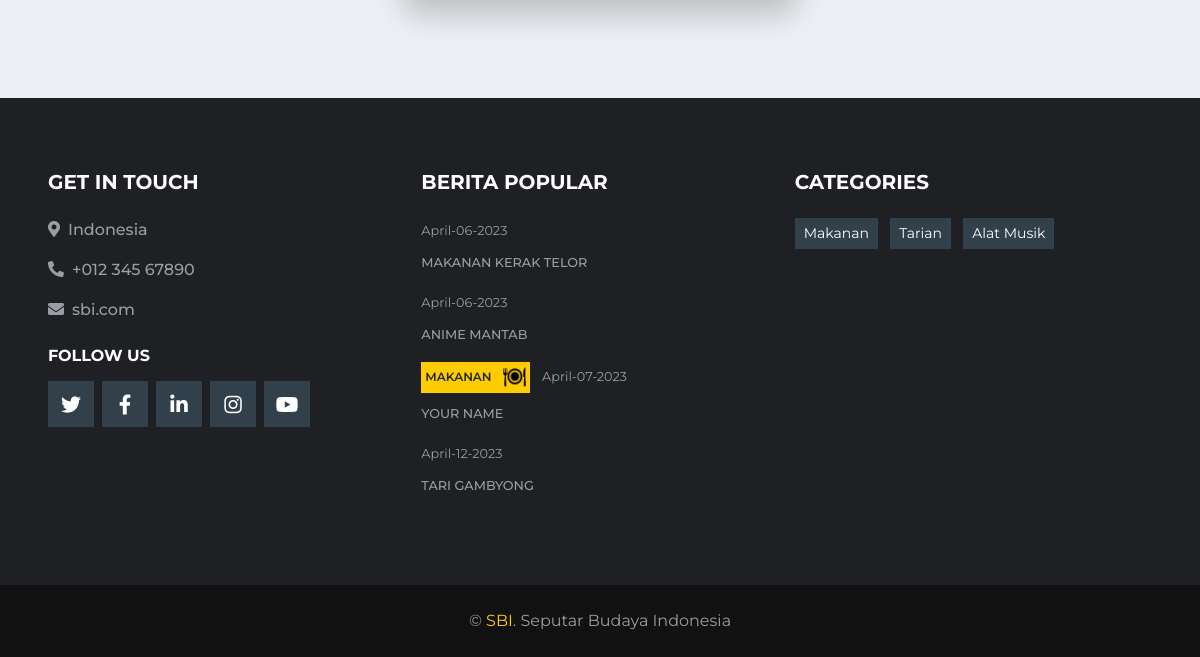
Before: /index.php/kategori (lower part) with the older database file.
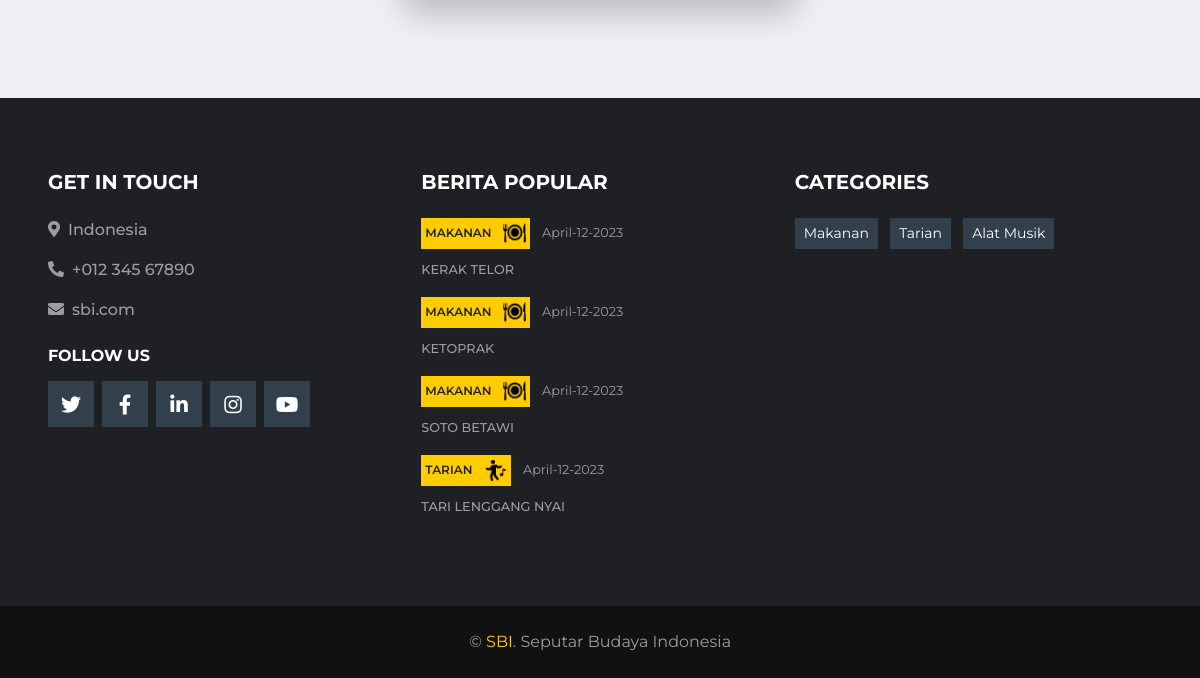
After: the same page with the newer database file.
### tables this page shows
CREATE TABLE `upload_content` (
  `id_konten` int(11) NOT NULL,
  `id_user` int(11) NOT NULL,
  `judul_konten` varchar(255) NOT NULL,
  `daerah` varchar(50) NOT NULL,
  `kategori` varchar(50) NOT NULL,
  `kategori2` varchar(50) NOT NULL,
  `isi_konten` text NOT NULL,
  `gambar` text NOT NULL,
  `tgl_konten` datetime NOT NULL DEFAULT current_timestamp()
);

### application/controllers/Kategori.php (called while the page is built, shortened)
<?php
class Kategori extends CI_Controller {
	public function index() {
		$data['kategori'] = $this->model_kategori->data_kategori()->result();
		$berita_terbaru['berita_terbaru'] = $this->model_home->data_berita_terbaru()->result();
		$this->load->view('templates/header');
		$this->load->view('templates/navbar');
		$this->load->view('kategori', $data);
		$this->load->view('templates/footer_content',$berita_terbaru);
		$this->load->view('templates/footer');
	}
}

### index.php (called while the page is built, shortened)
<?php
require_once BASEPATH.'core/CodeIgniter.php';

### application/models/model_home.php (called while the page is built, shortened)
<?php
class Model_home extends CI_Model
{
    public function data_berita_terbaru()
    {
        $this->db->order_by("tgl_konten", "asc");
        $result = $this->db->get('upload_content',4,0);
        return $result;
    }
}

### application/views/templates/footer_content.php (the view, shortened to what this page needs)
<div class="container-fluid bg-dark pt-5 px-sm-3 px-md-5 mt-5">
    <div class="row py-4">
        <div class="col-lg-4 col-md-6 mb-5">
            <h5 class="mb-4 text-white text-uppercase font-weight-bold">Get In Touch</h5>
            <p class="font-weight-medium"><i class="fa fa-map-marker-alt mr-2"></i>Indonesia</p>
            <p class="font-weight-medium"><i class="fa fa-phone-alt mr-2"></i>+012 345 67890</p>
            <p class="font-weight-medium"><i class="fa fa-envelope mr-2"></i>sbi.com</p>
            <h6 class="mt-4 mb-3 text-white text-uppercase font-weight-bold">Follow Us</h6>
            <div class="d-flex justify-content-start">
                <a class="btn btn-lg btn-secondary btn-lg-square mr-2" href="#"><i class="fab fa-twitter"></i></a>
                <a class="btn btn-lg btn-secondary btn-lg-square mr-2" href="#"><i class="fab fa-facebook-f"></i></a>
                <a class="btn btn-lg btn-secondary btn-lg-square mr-2" href="#"><i class="fab fa-linkedin-in"></i></a>
                <a class="btn btn-lg btn-secondary btn-lg-square mr-2" href="#"><i class="fab fa-instagram"></i></a>
                <a class="btn btn-lg btn-secondary btn-lg-square" href="#"><i class="fab fa-youtube"></i></a>
            </div>
        </div>
        <div class="col-lg-4 col-md-6 mb-5">
            <h5 class="mb-4 text-white text-uppercase font-weight-bold">Berita Popular</h5>
            <?php foreach ($berita_terbaru as $brt) :?>
            <div class="mb-3">
                <div class="mb-2">
                <?php if ($brt->kategori == "tarian") { ?>
                    <a class="badge badge-primary text-uppercase font-weight-semi-bold p-1 mr-2" href="<?=base_url('kategori/tarian')?>"><?= $brt->kategori ?> <img src="<?= base_url() ?>assets/img/dance_icon.png" style="height: 23px;" class="ml-2" alt=""></a>
                    <?php }; ?>
                <?php if ($brt->kategori == "makanan") { ?>
                    <a class="badge badge-primary text-uppercase font-weight-semi-bold p-1 mr-2" href="<?=base_url('kategori/makanan')?>"><?= $brt->kategori ?> <img src="<?= base_url() ?>assets/img/food-icon.png" style="height: 23px;" class="ml-2" alt=""></a>
                    <?php }; ?>
                    <?php $originalDate = $brt->tgl_konten; $newDate = date("F-d-Y", strtotime($originalDate));?><a class="text-body" href=""><small><?= $newDate ?></small></a>
                </div>
                <a class="small text-body text-uppercase font-weight-medium" href=""><?=$brt->judul_konten;?></a>
            </div>
            <?php endforeach ; ?>
        </div>
        <div class="col-lg-4 col-md-6 mb-5">
            <h5 class="mb-4 text-white text-uppercase font-weight-bold">Categories</h5>
            <div class="m-n1">
            <a href="<?=base_url('kategori/makanan')?>" class="btn btn-sm btn-secondary m-1">Makanan</a>
                <a href="<?=base_url('kategori/tarian')?>" class="btn btn-sm btn-secondary m-1">Tarian</a>
                <a href="<?=base_url('kategori/alat_musik')?>" class="btn btn-sm btn-secondary m-1">Alat Musik</a>
            </div>
        </div>
    </div>
</div>
<div class="container-fluid py-4 px-sm-3 px-md-5" style="background: #111111;">
    <p class="m-0 text-center">&copy; <a href="#">SBI</a>. Seputar Budaya Indonesia
</div>

Changed rows visible on the page:
removed upload_content: kategori "MAKANAN", tgl_konten "April-07-2023", judul_konten "YOUR NAME"
changed upload_content: kategori (not shown) → "MAKANAN"; kategori: picture added; judul_konten "TARI GAMBYONG" → "KERAK TELOR"; moves up the list
changed upload_content: kategori (not shown) → "MAKANAN"; kategori: picture added; tgl_konten "April-06-2023" → "April-12-2023"; judul_konten "MAKANAN KERAK TELOR" → "KETOPRAK"
added upload_content: kategori "MAKANAN", tgl_konten "April-12-2023", judul_konten "SOTO BETAWI"
changed upload_content: kategori (not shown) → "TARIAN"; kategori: picture added; tgl_konten "April-06-2023" → "April-12-2023"; judul_konten "ANIME MANTAB" → "TARI LENGGANG NYAI"
